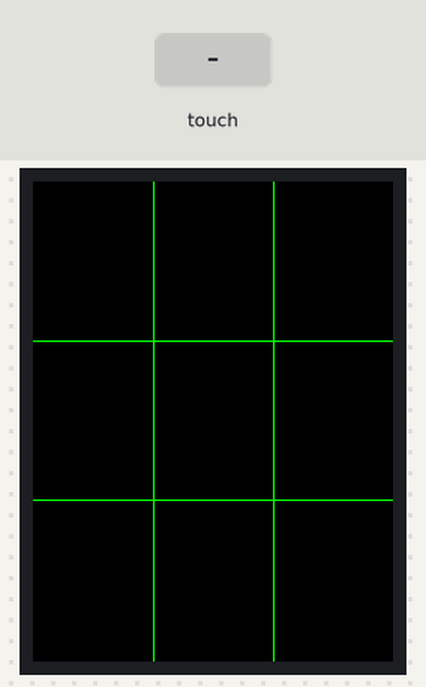
Bench run of a sketch on a simulated Arduino Uno, built with avr-gcc and run on an emulated ATmega328P. Parts: 240×320 colour display. The test bench sets the inputs (shaded band).

Above: at 1.4 s.
1.5 s: touch panel pressed at 13 % / 10 % of its raw x / y range
At 2.7 s:
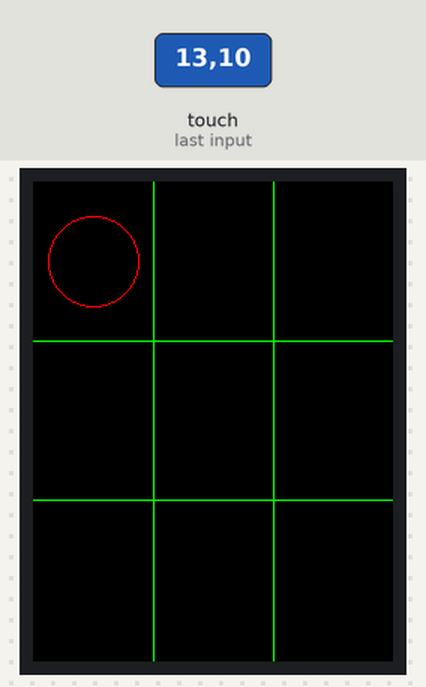
3.0 s: touch panel pressed at 38 % / 10 % of its raw x / y range
At 4.0 s:
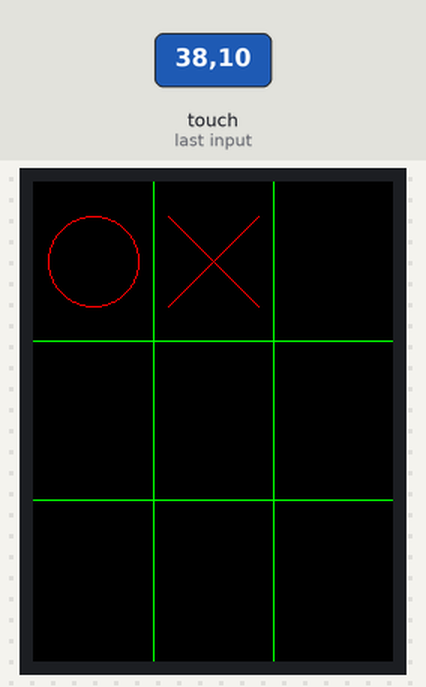
Timing chart, 0 to 6.0 s (numbered marks = the images above; inputs shaded):
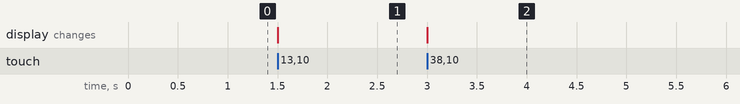

The sketch:

GATO.ino
```cpp
#include <SPFD5408_Adafruit_GFX.h>    // Libreria para pintar sobre la pantalla
#include <SPFD5408_Adafruit_TFTLCD.h> // LIbraria donde se definen caracteristicas de las pantallas
#include <SPFD5408_TouchScreen.h>     // Libreria para poder reconocer el sensor Touch de las pantallas LCD

#define YP A3
#define XM A2
#define YM 9
#define XP 8

TouchScreen ts = TouchScreen(XP, YP, XM, YM, 320);

#define LCD_CS A3
#define LCD_CD A2
#define LCD_WR A1
#define LCD_RD A0
#define LCD_RESET A4  // Boton de reset que está definido al pin analógico 4 de la placa

// Asignacion de nombres de los colores de 16-bits
#define NEGRO     0x0000
#define AZUL      0x002F
#define ROJO      0xF800
#define VERDE     0x07E0
#define CYAN      0x07FF
#define MAGENTA   0xF81F
#define AMARILLO  0xFFE0
#define BLANCO    0xFFFF

Adafruit_TFTLCD tft(LCD_CS, LCD_CD, LCD_WR, LCD_RD, LCD_RESET);

#define MARCAX 1
#define MARCAO 0
#define VACIO -1
#define EMPATE -2

#define TS_MINX 125
#define TS_MAXX 965

#define TS_MINY 85
#define TS_MAXY 905

#define MINPRESSURE 10
#define MAXPRESSURE 1000

int Tablero[10];
int tocaTurno = MARCAO;

void setup(void) {
  tft.reset();
  tft.begin(0x9341);    // Codigo de identificacion, este depende del modelo de la pantalla.
  tft.setRotation(0);   // se determina la orientación de la pantalla
  TSPoint p = ts.getPoint();
  pinMode(XM, OUTPUT);
  pinMode(YP, OUTPUT);
  ReiniciarJuego();
  }

void loop() {

  TSPoint p = ts.getPoint();
  pinMode(XM, OUTPUT);
  pinMode(YP, OUTPUT);
  // a point object holds x y and z coordinates
  p.x = map(p.x, TS_MINX, TS_MAXX, 0, tft.width());
  p.y = map(p.y, TS_MINY, TS_MAXY, 0, tft.height());


  if (p.z > MINPRESSURE && p.z < MAXPRESSURE) {
    //p.x;
    //p.y;
    //p.z;

    int pos = getPosicion(p.x,p.y);
    if (Tablero[pos] == -1) {
      if (tocaTurno == MARCAO ) {
        pintarO(pos);
        Tablero[pos] = tocaTurno;
        tocaTurno = MARCAX;
      } else {
        pintarX(pos);
        Tablero[pos] = tocaTurno;
        tocaTurno = MARCAO;
      }

      int ganador = revGanador();
      if (ganador != VACIO) {
        if (ganador == MARCAX) {
          tft.setTextColor(BLANCO);
          tft.setTextSize(6);
          tft.setCursor(15 , 140);
          tft.print("GANA X");
          }
        if (ganador == MARCAO) {
          tft.setTextColor(BLANCO);
          tft.setTextSize(6);
          tft.setCursor(15 , 140);
          tft.print("GANA O");
          }
        if (ganador == EMPATE) {
          tft.setTextColor(BLANCO);
          tft.setTextSize(6);
          tft.setCursor(15 , 140);
          tft.print("EMPATE");
          }
        delay(2000);
        ReiniciarJuego();
      }
    }
   //  Tft.fillCircle(p.x,p.y,2,VERDE);
   }
  }

int revGanador() {

  int ganador = VACIO;
  //Surely there is a better way?

  //Horizontal
  if (Tablero[1] == Tablero[2] && Tablero[1] == Tablero[3] && ganador == VACIO) {ganador=Tablero[1]; }
  if (Tablero[4] == Tablero[5] && Tablero[4] == Tablero[6] && ganador == VACIO) {ganador=Tablero[4]; }
  if (Tablero[7] == Tablero[8] && Tablero[7] == Tablero[9] && ganador == VACIO) {ganador=Tablero[7]; }

  //Vertical
  if (Tablero[1] == Tablero[4] && Tablero[1] == Tablero[7] && ganador == VACIO) {ganador=Tablero[1]; }
  if (Tablero[2] == Tablero[5] && Tablero[2] == Tablero[8] && ganador == VACIO) {ganador=Tablero[2]; }
  if (Tablero[3] == Tablero[6] && Tablero[3] == Tablero[9] && ganador == VACIO) {ganador=Tablero[3]; }

  //Diagonal
  if (Tablero[1] == Tablero[5] && Tablero[1] == Tablero[9] && ganador == VACIO) {ganador=Tablero[1]; }
  if (Tablero[3] == Tablero[5] && Tablero[3] == Tablero[7] && ganador == VACIO) {ganador=Tablero[3]; }

  // Al final se verifica que todos los espacios están ocupados. Si lo están, es un empate
  if (ganador == VACIO && Tablero[1] > -1 && Tablero[2] > -1 && Tablero[3] > -1 && Tablero[4] > -1 && Tablero[5] > -1 && Tablero[6] > -1 && Tablero[7] > -1 && Tablero[8] > -1 && Tablero[9] > -1 ) { ganador = EMPATE; }

  return ganador;
  }

void ReiniciarJuego() {
  pintarTablero(); // Pinta el tablero de nuevo
  for (int i=0;i<10;i++) { Tablero[i] = VACIO; }
  }

void pintarTablero() {
  // Primero se dibuja el tablero de juego sobre la pantalla en blanco
  // Por lo que se pinta el fondo de color negro
  tft.fillRect(0,0,239,319,NEGRO);
  // Los bloques tienen 80px por eje 'x'
  // Los bloques tienen 106px por eje 'y'
  // Las 'x' y 'y' son 75% del ancho del bloque.
  tft.drawLine(0,106,239,106,VERDE);
  tft.drawLine(0,212,239,212,VERDE);
  tft.drawLine(80,0,80,319,VERDE);
  tft.drawLine(160,0,160,319,VERDE);
  }

int getPosicion(int x, int y) {
  int row =0;
  int col =0;

  col = x/80;
  row = y/106;

  int pos = row * 3 + col +1 ;
  return pos;
  }

void pintarX(int pos) {
  // Dibujo una X en la pantalla
  tft.drawLine(getCentrorX(pos)-30,getCentrorY(pos)-30, getCentrorX(pos)+30, getCentrorY(pos)+30,ROJO);
  tft.drawLine(getCentrorX(pos)+30,getCentrorY(pos)-30, getCentrorX(pos)-30, getCentrorY(pos)+30,ROJO);
  }

void pintarO(int pos) {
  // Dibuja una O en la pantalla
  tft.drawCircle(getCentrorX(pos),getCentrorY(pos), 30, ROJO);
  }


int getCentrorX( int pos ) {
  // Devuelve la posición central rn el eje 'x' para un punto determinado en el tablero.
  if (pos == 1) return 40;
  if (pos == 4) return 40;
  if (pos == 7) return 40;
  if (pos == 2) return 120;
  if (pos == 5) return 120;
  if (pos == 8) return 120;
  if (pos == 3) return 200;
  if (pos == 6) return 200;
  if (pos == 9) return 200;
  }

int getCentrorY ( int pos ) {
  // Devuelve la posición central rn el eje 'y' para un punto determinado en el tablero.
  if (pos == 1) return 53;
  if (pos == 2) return 53;
  if (pos == 3) return 53;
  if (pos == 4) return 159;
  if (pos == 5) return 159;
  if (pos == 6) return 159;
  if (pos == 7) return 265;
  if (pos == 8) return 265;
  if (pos == 9) return 265;
  }
```

Measured:
- after the input at 1.5 s, the display: changes at once (image 1)
- after the input at 3.0 s, the display: changes at once (image 2)
